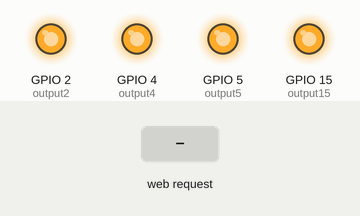
The sketch below on a simulated ESP32. Parts: output pins drawn as LEDs (lit = HIGH). Inputs (shaded band) come from the test bench. WiFi joins after 1.5 s; servers stay silent unless stated; what the sketch prints to the serial monitor is not drawn.

Above: at 2.7 s.
2.8 s: HTTP request GET /15/on received
At 4.0 s:
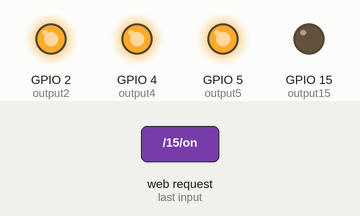
4.3 s: HTTP request GET /2/on received
At 5.1 s:
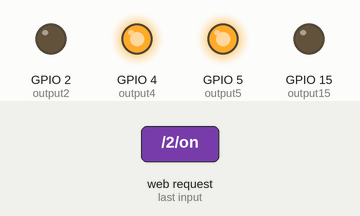
5.8 s: HTTP request GET /15/off received
At 6.3 s:
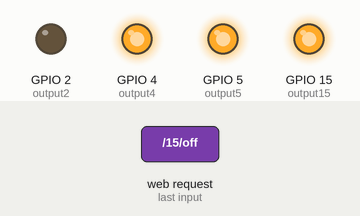
7.3 s: HTTP request GET /4/on received
At 8.5 s:
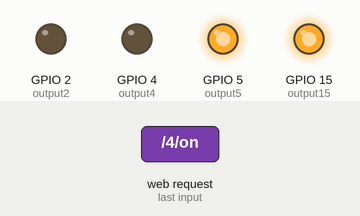
8.8 s: HTTP request GET /2/off received
At 9.8 s:
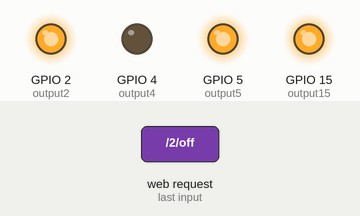
10.3 s: HTTP request GET /5/on received
At 10.9 s:
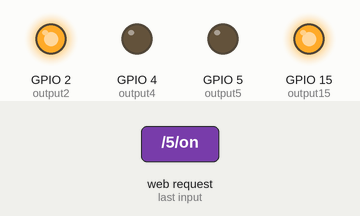
Timing chart, 0 to 12.8 s (numbered marks = the images above; inputs shaded):
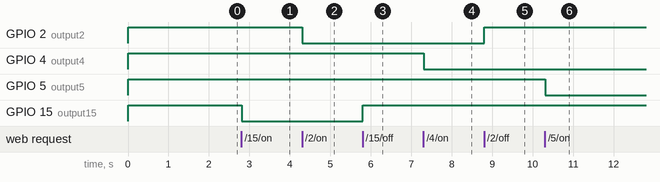

The sketch:

ESP32PumpWebServer.ino
```cpp
// Load Wi-Fi library
#include <WiFi.h>

// Replace with your network credentials
const char* ssid = "ARRIS-555D";
const char* password = "621124665614";

// Set web server port number to 80
WiFiServer server(80);

// Variable to store the HTTP request
String header;

// Auxiliar variables to store the current output state
String output15State = "off";
String output2State = "off";
String output4State = "off";
String output5State = "off";

// Assign output variables to GPIO pins
const int output15 = 15;
const int output2 = 2;
const int output4 = 4;
const int output5 = 5;

// Current time
unsigned long currentTime = millis();
// Previous time
unsigned long previousTime = 0;
// Define timeout time in milliseconds (example: 2000ms = 2s)
const long timeoutTime = 2000;

// Set your Static IP address
IPAddress local_IP(192, 168, 1, 184);
// Set your Gateway IP address
IPAddress gateway(192, 168, 1, 1);

IPAddress subnet(255, 255, 0, 0);
IPAddress primaryDNS(8, 8, 8, 8); // optional
IPAddress secondaryDNS(8, 8, 4, 4); // optional

void setup() {
  Serial.begin(115200);
  // Initialize the output variables as outputs
  pinMode(output15, OUTPUT);
  pinMode(output2, OUTPUT);
  pinMode(output4, OUTPUT);
  pinMode(output5, OUTPUT);
  // Set outputs to HIGH
  digitalWrite(output15, HIGH);
  digitalWrite(output2, HIGH);
  digitalWrite(output4, HIGH);
  digitalWrite(output5, HIGH);
  // Connect to Wi-Fi network with SSID and password
  Serial.print("Connecting to ");
  Serial.println(ssid);
  WiFi.begin(ssid, password);
  while (WiFi.status() != WL_CONNECTED) {
    delay(500);
    Serial.print(".");
  }
  // Print local IP address and start web server
  Serial.println("");
  Serial.println("WiFi connected.");
  Serial.println("IP address: ");
  Serial.println(WiFi.localIP());
  server.begin();
}

void loop(){
  WiFiClient client = server.available();   // Listen for incoming clients

  if (client) {                             // If a new client connects,
    currentTime = millis();
    previousTime = currentTime;
    Serial.println("New Client.");          // print a message out in the serial port
    String currentLine = "";                // make a String to hold incoming data from the client
    while (client.connected() && currentTime - previousTime <= timeoutTime) {  // loop while the client's connected
      currentTime = millis();
      if (client.available()) {             // if there's bytes to read from the client,
        char c = client.read();             // read a byte, then
        Serial.write(c);                    // print it out the serial monitor
        header += c;
        if (c == '\n') {                    // if the byte is a newline character
          // if the current line is blank, you got two newline characters in a row.
          // that's the end of the client HTTP request, so send a response:
          if (currentLine.length() == 0) {
            // HTTP headers always start with a response code (e.g. HTTP/1.1 200 OK)
            // and a content-type so the client knows what's coming, then a blank line:
            client.println("HTTP/1.1 200 OK");
            client.println("Content-type:text/html");
            client.println("Connection: close");
            client.println();

            // turns the GPIOs on and off
            if (header.indexOf("GET /15/on") >= 0) {
              Serial.println("GPIO 15 on");
              output15State = "on";
              digitalWrite(output15, LOW);
            } else if (header.indexOf("GET /15/off") >= 0) {
              Serial.println("GPIO 15 off");
              output15State = "off";
              digitalWrite(output15, HIGH);
            } else if (header.indexOf("GET /2/on") >= 0) {
              Serial.println("GPIO 2 on");
              output2State = "on";
              digitalWrite(output2, LOW);
            } else if (header.indexOf("GET /2/off") >= 0) {
              Serial.println("GPIO 2 off");
              output2State = "off";
              digitalWrite(output2, HIGH);
            } else if (header.indexOf("GET /4/on") >= 0) {
              Serial.println("GPIO 4 on");
              output4State = "on";
              digitalWrite(output4, LOW);
            } else if (header.indexOf("GET /4/off") >= 0) {
              Serial.println("GPIO 4 off");
              output4State = "off";
              digitalWrite(output4, HIGH);
            } else if (header.indexOf("GET /5/on") >= 0) {
              Serial.println("GPIO 5 on");
              output5State = "on";
              digitalWrite(output5, LOW);
            } else if (header.indexOf("GET /5/off") >= 0) {
              Serial.println("GPIO 5 off");
              output5State = "off";
              digitalWrite(output5, HIGH);
            }

            // Display the HTML web page
            client.println("<!DOCTYPE html><html>");
            client.println("<head><meta name=\"viewport\" content=\"width=device-width, initial-scale=1\">");
            client.println("<link rel=\"icon\" href=\"data:,\">");
            // CSS to style the on/off buttons
            // Feel free to change the background-color and font-size attributes to fit your preferences
            client.println("<style>html { font-family: Helvetica; display: inline-block; margin: 0px auto; text-align: center;}");
            client.println(".button { background-color: #4CAF50; border: none; color: white; padding: 16px 40px;");
            client.println("text-decoration: none; font-size: 30px; margin: 2px; cursor: pointer;}");
            client.println(".button2 {background-color: #555555;}</style></head>");

            // Web Page Heading
            client.println("<body><h1>ESP32 Web Server</h1>");

            // Display current state, and ON/OFF buttons for GPIO 15
            client.println("<p>GPIO 15 - State " + output15State + "</p>");
            client.println("<p id=\"s1\">" + output15State + "</p>");
            // If the output15State is off, it displays the ON button
            if (output15State=="off") {
              client.println("<p id=\"b1\"><a href=\"/15/on\"><button class=\"button\">ON</button></a></p>");
            } else {
              client.println("<p id=\"b1\"><a href=\"/15/off\"><button class=\"button button2\">OFF</button></a></p>");
            }

            // Display current state, and ON/OFF buttons for GPIO 2
            client.println("<p>GPIO 2 - State " + output2State + "</p>");
            client.println("<p id=\"s2\">" + output2State + "</p>");
            // If the output2State is off, it displays the ON button
            if (output2State=="off") {
              client.println("<p id=\"b2\"><a href=\"/2/on\"><button class=\"button\">ON</button></a></p>");
            } else {
              client.println("<p id=\"b2\"><a href=\"/2/off\"><button class=\"button button2\">OFF</button></a></p>");
            }

            // Display current state, and ON/OFF buttons for GPIO 4
            client.println("<p>GPIO 4 - State " + output4State + "</p>");
            client.println("<p id=\"s3\">" + output4State + "</p>");
            // If the output4State is off, it displays the ON button
            if (output4State=="off") {
              client.println("<p id=\"b3\"><a href=\"/4/on\"><button class=\"button\">ON</button></a></p>");
            } else {
              client.println("<p id=\"b3\"><a href=\"/4/off\"><button class=\"button button2\">OFF</button></a></p>");
            }

            // Display current state, and ON/OFF buttons for GPIO 5
            client.println("<p>GPIO 5 - State " + output5State + "</p>");
            client.println("<p id=\"s4\">" + output5State + "</p>");
            // If the output5State is off, it displays the ON button
            if (output5State=="off") {
              client.println("<p id=\"b4\"><a href=\"/5/on\"><button class=\"button\">ON</button></a></p>");
            } else {
              client.println("<p id=\"b4\"><a href=\"/5/off\"><button class=\"button button2\">OFF</button></a></p>");
            }
            client.println("</body></html>");

            // The HTTP response ends with another blank line
            client.println();
            // Break out of the while loop
            break;
          } else { // if you got a newline, then clear currentLine
            currentLine = "";
          }
        } else if (c != '\r') {  // if you got anything else but a carriage return character,
          currentLine += c;      // add it to the end of the currentLine
        }
      }
    }
    // Clear the header variable
    header = "";
    // Close the connection
    client.stop();
    Serial.println("Client disconnected.");
    Serial.println("");
  }
}
```

Measured:
- after the input at 2.8 s, GPIO 15 (output15): HIGH → LOW at once
- after the input at 4.3 s, GPIO 2 (output2): HIGH → LOW at once
- after the input at 5.8 s, GPIO 15 (output15): LOW → HIGH at once
- after the input at 7.3 s, GPIO 4 (output4): HIGH → LOW at once
- after the input at 8.8 s, GPIO 2 (output2): LOW → HIGH at once
- after the input at 10.3 s, GPIO 5 (output5): HIGH → LOW at once
